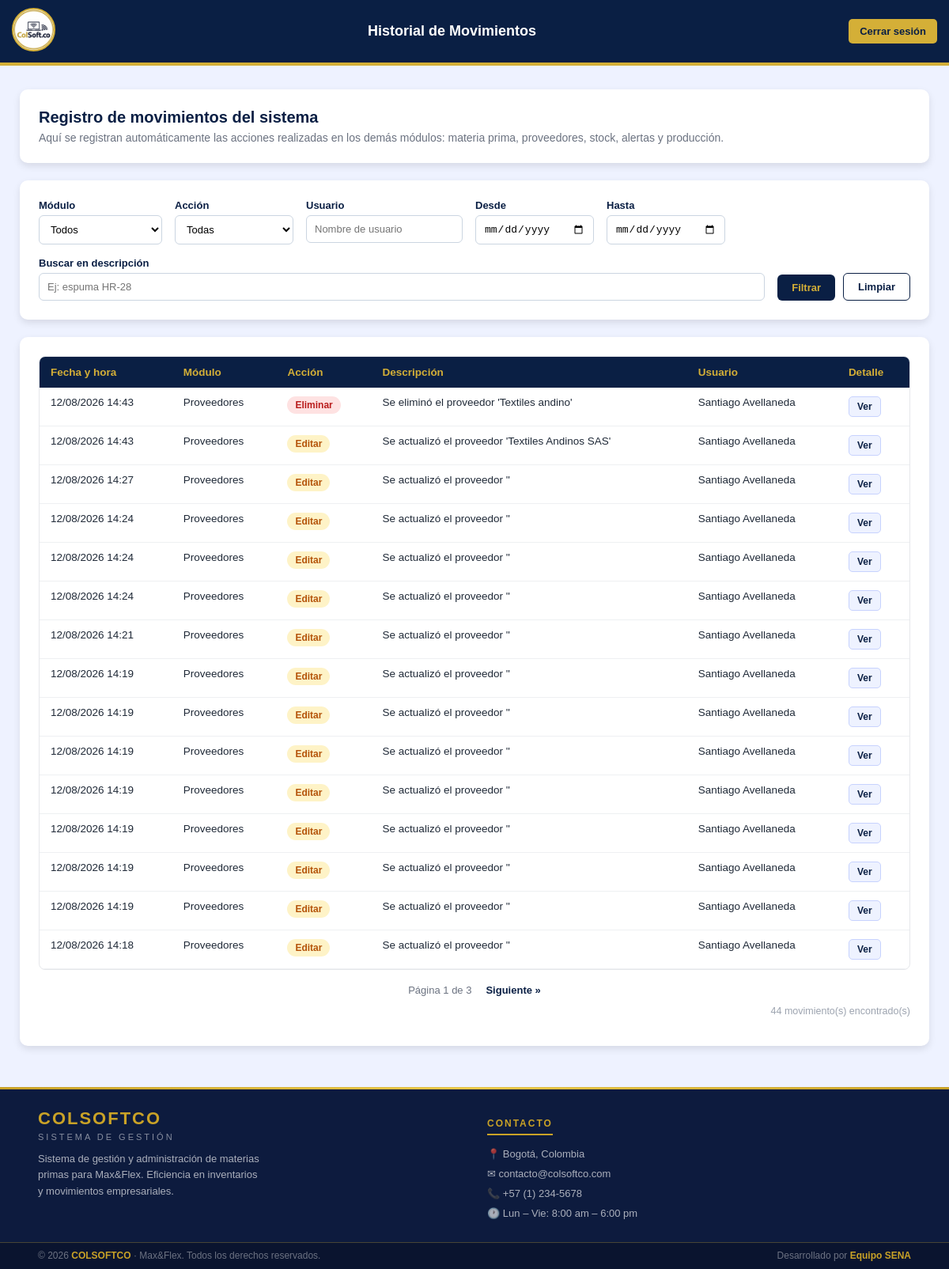
The app's page /view/historial_movimientos/historial.php (signed in), older data.
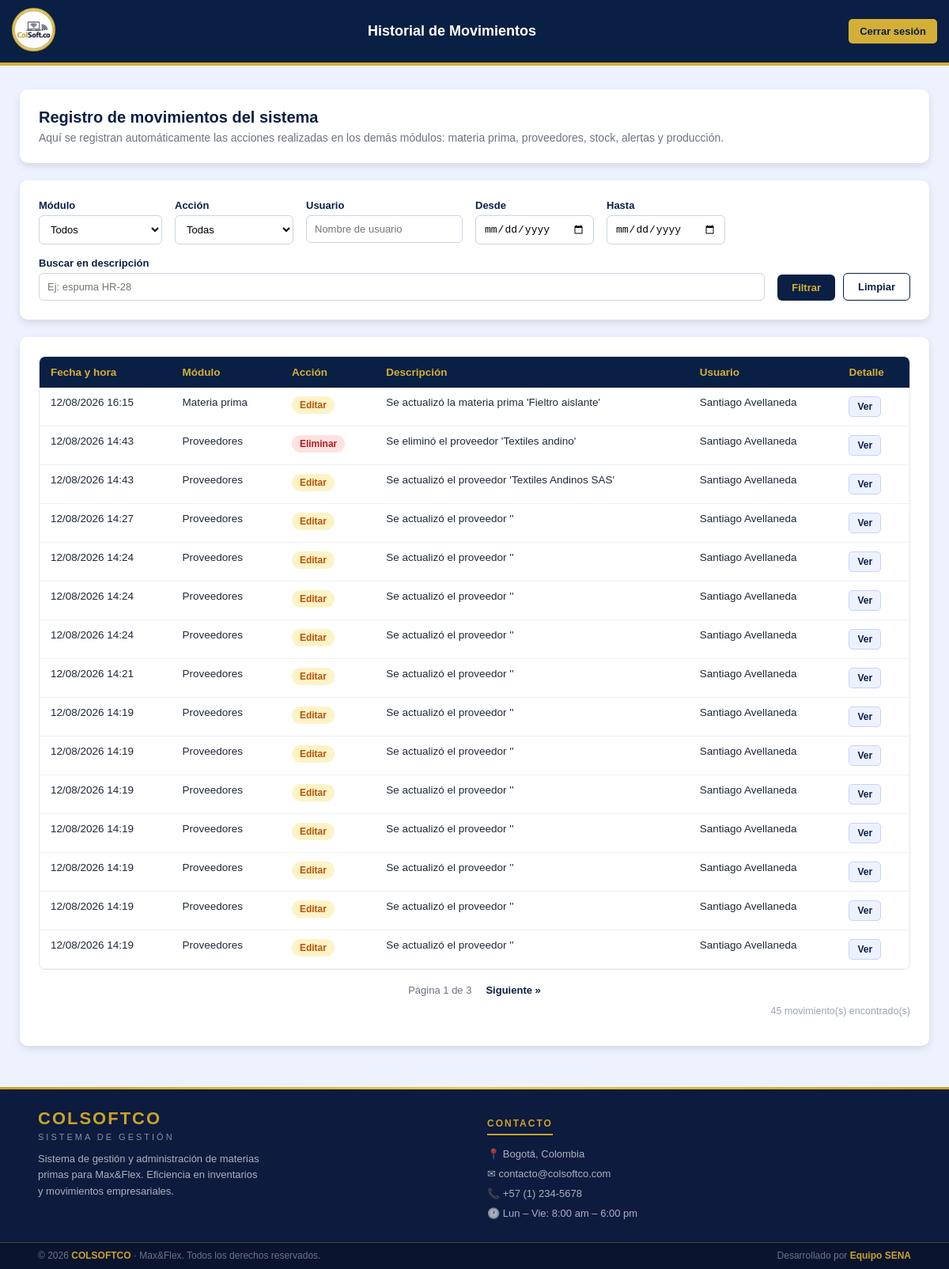
The same page, newer data.
### tables this page shows
CREATE TABLE `historial_movimientos` (
  `id` int(11) NOT NULL,
  `modulo` varchar(50) NOT NULL,
  `accion` varchar(50) NOT NULL,
  `id_registro` int(11) DEFAULT NULL,
  `descripcion` text NOT NULL,
  `datos_anteriores` longtext DEFAULT NULL CHECK (json_valid(`datos_anteriores`)),
  `datos_nuevos` longtext DEFAULT NULL CHECK (json_valid(`datos_nuevos`)),
  `usuario_id` int(11) DEFAULT NULL,
  `usuario_nombre` varchar(100) NOT NULL,
  `ip` varchar(45) DEFAULT NULL,
  `fecha_hora` datetime NOT NULL DEFAULT current_timestamp()
);

### app/HistorialMovimientos.php (called while the page is built, shortened)
<?php
require_once __DIR__ . '/../config/conexion.php';
class HistorialMovimientos
{
    private PDO $conn;
    public function __construct()
    {
        $this->conexionObj = new Conexion();
        $this->conn = $this->conexionObj->getConnection();
    }
    public function obtener(array $filtros = [], int $pagina = 1, int $porPagina = 20): array
    {
        [$where, $params] = $this->construirFiltros($filtros);
        $offset = max(0, ($pagina - 1) * $porPagina);
        $sql = "SELECT * FROM historial_movimientos
                {$where}
                ORDER BY fecha_hora DESC
                LIMIT :limite OFFSET :offset";
        $stmt = $this->conn->prepare($sql);
        $stmt->bindValue(':limite', $porPagina, PDO::PARAM_INT);
        $stmt->bindValue(':offset', $offset, PDO::PARAM_INT);
        $stmt->execute();
        return $stmt->fetchAll(PDO::FETCH_ASSOC);
    }
    public function contarRegistros(array $filtros = []): int
    {
        [$where, $params] = $this->construirFiltros($filtros);
        $sql = "SELECT COUNT(*) AS total FROM historial_movimientos {$where}";
        $stmt = $this->conn->prepare($sql);
        $stmt->execute();
        return (int) $stmt->fetch(PDO::FETCH_ASSOC)['total'];
    }
    private function construirFiltros(array $filtros): array
    {
        $condiciones = [];
        $params = [];
        $where = count($condiciones) > 0 ? 'WHERE ' . implode(' AND ', $condiciones) : '';
        return [$where, $params];
    }
}

### config/conexion.php (called while the page is built, shortened)
<?php
  class Conexion
  {
    private string $Servidor = "localhost";
    private string $BaseDeDatos = "colsoftco";
    private string $Usuario = "root";
    private string $Password = "";
    public function getConnection(){
      $this->Conector = new PDO(
        "mysql:host=".$this->Servidor.";dbname=".$this->BaseDeDatos,
        $this->Usuario,
        $this->Password
      );
      $this->Conector->exec("set names utf8");
      return $this->Conector;
    }
  }

### view/historial_movimientos/historial.php (the view, shortened to what this page needs)
<?php
require_once __DIR__ . '/../../app/HistorialMovimientos.php';
$historial = new HistorialMovimientos();
$filtros = [
    'modulo'       => $_GET['modulo'] ?? '',
    'accion'       => $_GET['accion'] ?? '',
    'usuario'      => $_GET['usuario'] ?? '',
    'fecha_inicio' => $_GET['fecha_inicio'] ?? '',
    'fecha_fin'    => $_GET['fecha_fin'] ?? '',
    'buscar'       => $_GET['buscar'] ?? '',
];
$porPagina = 15;
$pagina    = isset($_GET['pagina']) ? max(1, (int) $_GET['pagina']) : 1;
$totalRegistros = $historial->contarRegistros($filtros);
$totalPaginas   = max(1, (int) ceil($totalRegistros / $porPagina));
$movimientos    = $historial->obtener($filtros, $pagina, $porPagina);
function claseAccion(string $accion): string
{
    return match ($accion) {
        'crear'    => 'badge badge-crear',
        'editar'   => 'badge badge-editar',
        'eliminar' => 'badge badge-eliminar',
        'entrada'  => 'badge badge-entrada',
        'salida'   => 'badge badge-salida',
        default    => 'badge badge-default',
    };
}
function construirQuery(array $filtros, int $pagina): string
{
    $params = array_filter($filtros);
    $params['pagina'] = $pagina;
    return http_build_query($params);
}
?>
<!DOCTYPE html>
<html lang="es">
<head>
    <link rel="stylesheet" href="historial.css">
</head>
<body>
    <header>
        <div class="logo">
            <a href="../../app/ir_panel.php">
                <img src="../../public/imagenes/logo.png" alt="logo">
            </a>
        </div>
        <div class="header-title">
            <h1>Historial de Movimientos</h1>
        </div>
        <button id="btnLogout" class="btn-logout" onclick="cerrarSesion()">
            Cerrar sesión
        </button>
    </header>
    <div class="page-body">
        <main class="content">
            <div class="tarjeta">
                <h2>Registro de movimientos del sistema</h2>
                <p class="subtitulo">
                    Aquí se registran automáticamente las acciones realizadas en los
                    demás módulos: materia prima, proveedores, stock, alertas y producción.
                </p>
            </div>
            <div class="tarjeta">
                <form class="filtros" method="GET" action="historial.php">
                    <div class="campo-filtro">
                        <label for="modulo">Módulo</label>
                        <select name="modulo" id="modulo">
                            <option value="">Todos</option>
                        </select>
                    </div>
                    <div class="campo-filtro">
                        <label for="accion">Acción</label>
                        <select name="accion" id="accion">
                            <option value="">Todas</option>
                        </select>
                    </div>
                    <div class="campo-filtro">
                        <label for="usuario">Usuario</label>
                        <input type="text" name="usuario" id="usuario" placeholder="Nombre de usuario"
                            value="<?= htmlspecialchars($filtros['usuario']) ?>">
                    </div>
                    <div class="campo-filtro">
                        <label for="fecha_inicio">Desde</label>
                        <input type="date" name="fecha_inicio" id="fecha_inicio"
                            value="<?= htmlspecialchars($filtros['fecha_inicio']) ?>">
                    </div>
                    <div class="campo-filtro">
                        <label for="fecha_fin">Hasta</label>
                        <input type="date" name="fecha_fin" id="fecha_fin"
                            value="<?= htmlspecialchars($filtros['fecha_fin']) ?>">
                    </div>
                    <div class="campo-filtro campo-buscar">
                        <label for="buscar">Buscar en descripción</label>
                        <input type="text" name="buscar" id="buscar" placeholder="Ej: espuma HR-28"
                            value="<?= htmlspecialchars($filtros['buscar']) ?>">
                    </div>
                    <div class="campo-filtro acciones-filtro">
                        <button type="submit" class="btn btn-primary">Filtrar</button>
                        <a href="historial.php" class="btn btn-outline">Limpiar</a>
                    </div>
                </form>
            </div>
            <div class="tarjeta">
                <div class="tabla-wrapper">
                    <table class="tabla-historial">
                        <thead>
                            <tr>
                                <th>Fecha y hora</th>
                                <th>Módulo</th>
                                <th>Acción</th>
                                <th>Descripción</th>
                                <th>Usuario</th>
                                <th>Detalle</th>
                            </tr>
                        </thead>
                        <tbody>
                            <?php if (count($movimientos) === 0): ?>
                                <tr>
                                    <td colspan="6" class="sin-resultados">
                                        No se encontraron movimientos con los filtros seleccionados.
                                    </td>
                                </tr>
                            <?php else: ?>
                                <?php foreach ($movimientos as $mov): ?>
                                    <tr>
                                        <td><?= date('d/m/Y H:i', strtotime($mov['fecha_hora'])) ?></td>
                                        <td><?= htmlspecialchars(ucfirst(str_replace('_', ' ', $mov['modulo']))) ?></td>
                                        <td><span class="<?= claseAccion($mov['accion']) ?>"><?= htmlspecialchars(ucfirst($mov['accion'])) ?></span></td>
                                        <td><?= htmlspecialchars($mov['descripcion']) ?></td>
                                        <td><?= htmlspecialchars($mov['usuario_nombre']) ?></td>
                                        <td>
                                            <?php if ($mov['datos_anteriores'] || $mov['datos_nuevos']): ?>
                                                <button type="button" class="btn-detalle"
                                                    onclick="mostrarDetalle(<?= (int) $mov['id'] ?>)">
                                                    Ver
                                                </button>
                                            <?php else: ?>
                                                —
                                            <?php endif; ?>
                                        </td>
                                    </tr>
                                <?php endforeach; ?>
                            <?php endif; ?>
                        </tbody>
                    </table>
                </div>
                <?php if ($totalPaginas > 1): ?>
                    <div class="paginacion">
                        <span class="pagina-actual">Página <?= $pagina ?> de <?= $totalPaginas ?></span>
                        <?php if ($pagina < $totalPaginas): ?>
                            <a href="?<?= construirQuery($filtros, $pagina + 1) ?>" class="pagina-link">Siguiente &raquo;</a>
                        <?php endif; ?>
                    </div>
                <?php endif; ?>
                <p class="total-resultados"><?= $totalRegistros ?> movimiento(s) encontrado(s)</p>
            </div>
        </main>
    </div>
    <footer>
        <div class="footer-divider"></div>
        <div class="footer-top">
            <div>
                <p class="footer-brand-name">COLSOFTCO</p>
                <p class="footer-brand-sub">Sistema de Gestión</p>
                <p class="footer-brand-desc">
                    Sistema de gestión y administración de materias primas para Max&Flex.
                    Eficiencia en inventarios y movimientos empresariales.
                </p>
            </div>
            <div>
                <p class="footer-col-title">Contacto</p>
                <div class="footer-contact-item">📍 Bogotá, Colombia</div>
                <div class="footer-contact-item">✉ contacto@colsoftco.com</div>
                <div class="footer-contact-item">📞 +57 (1) 234-5678</div>
                <div class="footer-contact-item">🕐 Lun – Vie: 8:00 am – 6:00 pm</div>
            </div>
        </div>
        <div class="footer-bottom">
            <span>© 2026 <strong>COLSOFTCO</strong> · Max&Flex. Todos los derechos reservados.</span>
            <span>Desarrollado por <strong>Equipo SENA</strong></span>
        </div>
    </footer>
</body>
</html>

Row changes from the older to the newer data that the page shows:
no longer on this page (row unchanged): historial_movimientos: fecha_hora "12/08/2026 14:18", modulo "Proveedores", accion "Editar", descripcion "Se actualizó el proveedor ''", usuario_nombre "Santiago Avellaneda"
added historial_movimientos: fecha_hora "12/08/2026 16:15", modulo "Materia prima", accion "Editar", descripcion "Se actualizó la materia prima 'Fieltro aislante'", usuario_nombre "Santiago Avellaneda"
Text that changed along with them:
$totalRegistros: "44" → "45"
